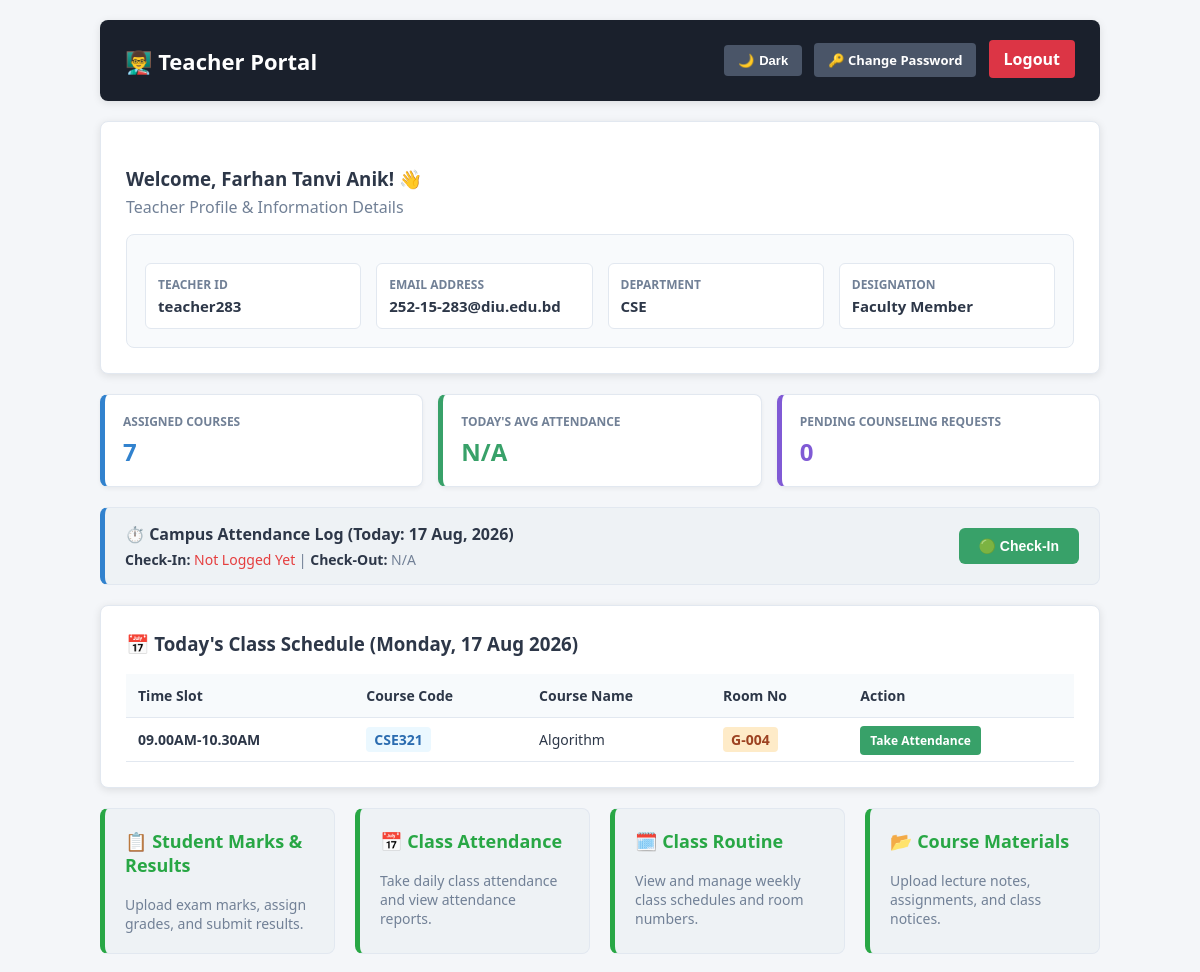
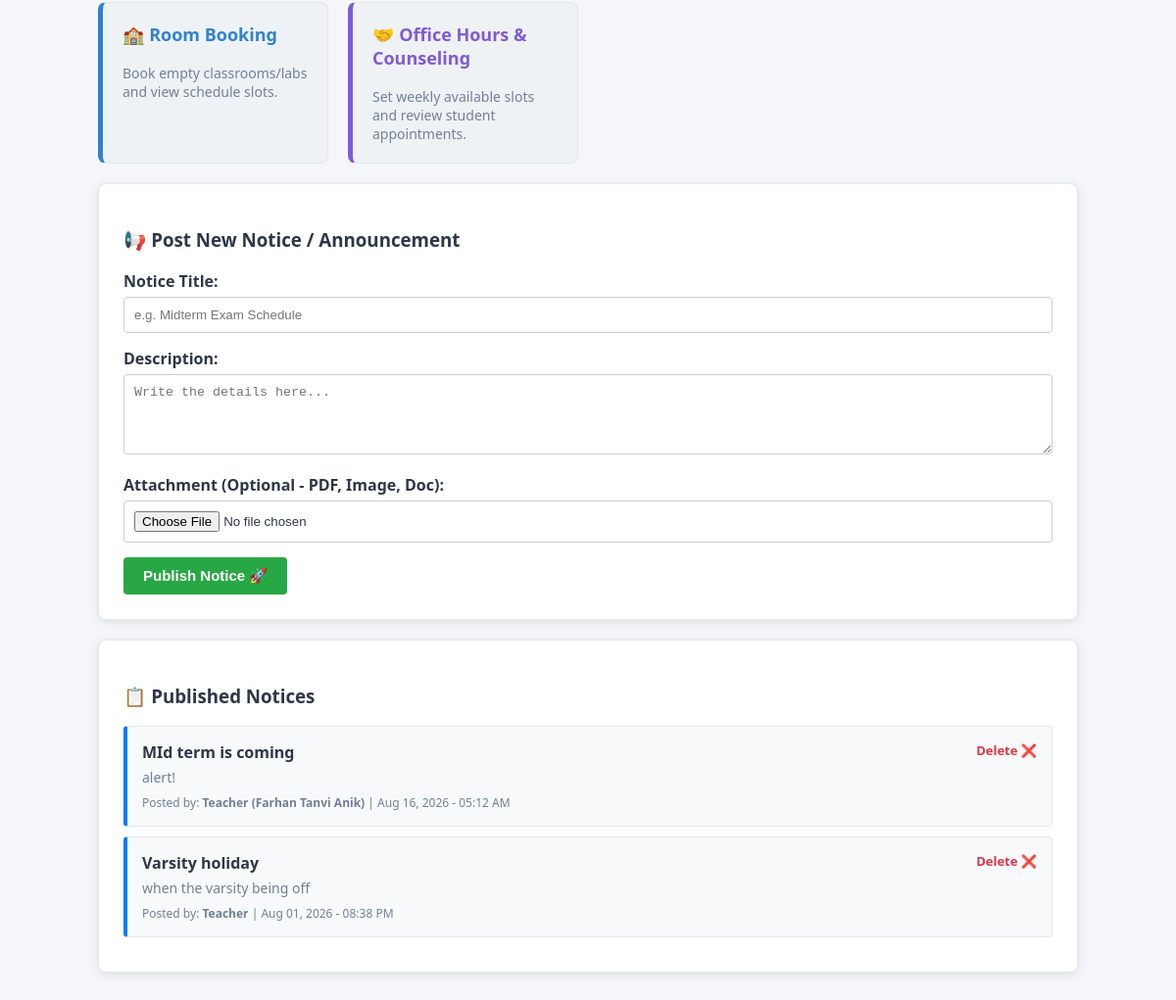
/teacher_dashboard.php (signed in), run on the app's committed database (2 pictures, top to bottom).
### tables this page shows
CREATE TABLE `teachers` (
  `id` int(11) NOT NULL,
  `teacher_id` varchar(50) NOT NULL,
  `name` varchar(100) NOT NULL,
  `email` varchar(100) NOT NULL,
  `department` varchar(50) DEFAULT 'CSE',
  `created_at` timestamp NOT NULL DEFAULT current_timestamp()
);

CREATE TABLE `routines` (
  `id` int(11) NOT NULL,
  `day` enum('Sunday','Monday','Tuesday','Wednesday','Thursday','Friday','Saturday') NOT NULL,
  `time_slot` varchar(50) NOT NULL,
  `course_code` varchar(20) NOT NULL,
  `course_name` varchar(100) NOT NULL,
  `room_no` varchar(20) NOT NULL,
  `teacher_name` varchar(100) NOT NULL
);

CREATE TABLE `notices` (
  `id` int(11) NOT NULL,
  `title` varchar(255) NOT NULL,
  `description` text NOT NULL,
  `file_name` varchar(255) DEFAULT NULL,
  `posted_by` varchar(100) DEFAULT 'Admin',
  `created_at` timestamp NOT NULL DEFAULT current_timestamp()
);

### teacher_dashboard.php (the view, shortened to what this page needs)
<?php
require_once 'config.php';
$username = $_SESSION['username'];
$teacher_info = [
    'teacher_id' => $username,
    'name'       => $username,
    'email'      => 'N/A',
    'department' => 'N/A',
    'designation'=> 'Faculty Member'
];
$t_stmt = $conn->prepare("SELECT * FROM teachers WHERE teacher_id = ?");
$t_stmt->bind_param("s", $username);
$t_stmt->execute();
$t_res = $t_stmt->get_result();
if ($t_row = $t_res->fetch_assoc()) {
    $teacher_info['name']       = !empty($t_row['name']) ? $t_row['name'] : $username;
    $teacher_info['email']      = !empty($t_row['email']) ? $t_row['email'] : 'N/A';
    $teacher_info['department'] = !empty($t_row['department']) ? $t_row['department'] : 'N/A';
}
$today_log = null;
$notices_result = $conn->query("SELECT * FROM notices ORDER BY created_at DESC");
$stmt_c = $conn->prepare("SELECT COUNT(*) as total FROM courses WHERE assigned_teacher = ?");
$stmt_c->bind_param("s", $username);
$stmt_c->execute();
$total_courses = $stmt_c->get_result()->fetch_assoc()['total'] ?? 0;
$avg_attendance = "N/A";
$today_day = date('l');
$stmt_routine = $conn->prepare("SELECT * FROM routines WHERE day = ? ORDER BY time_slot ASC");
$stmt_routine->bind_param("s", $today_day);
$stmt_routine->execute();
$today_classes = $stmt_routine->get_result();
$total_pending_appointments = 0;
$stmt_p = $conn->prepare("
    SELECT COUNT(b.id) as total_pending
    FROM slot_bookings b
    JOIN teacher_slots ts ON b.slot_id = ts.id
    WHERE ts.teacher_username = ? AND b.status = 'pending'
");
if ($stmt_p) {
    $stmt_p->bind_param("s", $username);
    $stmt_p->execute();
    $p_res = $stmt_p->get_result()->fetch_assoc();
    $total_pending_appointments = $p_res['total_pending'] ?? 0;
}
?>
<!DOCTYPE html>
<html lang="en">
<head>
</head>
<body>
<div class="container">
    <div class="card header">
        <h2>👨‍🏫 Teacher Portal</h2>
        <div>
            <button id="themeToggle" class="theme-toggle-btn">
                <span id="themeIcon">🌙</span> <span id="themeText">Dark</span>
            </button>
            <a href="change_password.php" style="background: #4a5568; color: white; padding: 8px 14px; text-decoration: none; border-radius: 4px; font-weight: bold; font-size: 13px; margin-right: 8px;">🔑 Change Password</a>
            <a href="logout.php" class="btn-logout">Logout</a>
        </div>
    </div>
    <div class="card">
        <h3 style="margin-bottom: 5px;">Welcome, <?php echo htmlspecialchars($teacher_info['name']); ?>! 👋</h3>
        <p style="margin-top: 0; color: var(--sub-text);">Teacher Profile & Information Details</p>
        <div class="profile-container">
            <div class="profile-grid">
                <div class="profile-item">
                    <span>Teacher ID</span>
                    <p><?php echo htmlspecialchars($teacher_info['teacher_id']); ?></p>
                </div>
                <div class="profile-item">
                    <span>Email Address</span>
                    <p><?php echo htmlspecialchars($teacher_info['email']); ?></p>
                </div>
                <div class="profile-item">
                    <span>Department</span>
                    <p><?php echo htmlspecialchars($teacher_info['department']); ?></p>
                </div>
                <div class="profile-item">
                    <span>Designation</span>
                    <p><?php echo htmlspecialchars($teacher_info['designation']); ?></p>
                </div>
            </div>
        </div>
    </div>
    <div class="stats-grid">
        <div class="stat-card">
            <div class="stat-label">Assigned Courses</div>
            <div class="stat-number" style="color: #3182ce;"><?php echo $total_courses; ?></div>
        </div>
        <div class="stat-card green">
            <div class="stat-label">Today's Avg Attendance</div>
            <div class="stat-number" style="color: #38a169;"><?php echo $avg_attendance; ?></div>
        </div>
        <div class="stat-card purple">
            <div class="stat-label">Pending Counseling Requests</div>
            <div class="stat-number" style="color: #805ad5;"><?php echo $total_pending_appointments; ?></div>
        </div>
    </div>
    <div class="checkin-card">
        <div class="checkin-info">
            <h4 style="margin:0 0 5px 0; color: var(--text-color);">⏱️ Campus Attendance Log (Today: <?php echo date('d M, Y'); ?>)</h4>
            <p>
                <b>Check-In:</b> <?php echo (!empty($today_log['check_in_time'])) ? date('h:i A', strtotime($today_log['check_in_time'])) : '<span style="color:#e53e3e;">Not Logged Yet</span>'; ?> |
                <b>Check-Out:</b> <?php echo (!empty($today_log['check_out_time'])) ? date('h:i A', strtotime($today_log['check_out_time'])) : '<span style="color:var(--sub-text);">N/A</span>'; ?>
            </p>
        </div>
        <div>
            <form action="" method="POST" style="margin:0;">
                <?php if (!$today_log): ?>
                    <button type="submit" name="action_check_in" class="btn-checkin">🟢 Check-In</button>
                <?php elseif (empty($today_log['check_out_time'])): ?>
                    <button type="submit" name="action_check_out" class="btn-checkout">🔴 Check-Out</button>
                <?php else: ?>
                    <span style="background: #38a169; color: white; padding: 6px 12px; border-radius: 4px; font-weight: bold; font-size: 13px;">✅ Logged for Today</span>
                <?php endif; ?>
            </form>
        </div>
    </div>
    <div class="card">
        <h3 style="margin-top: 0;">📅 Today's Class Schedule (<?php echo date('l, d M Y'); ?>)</h3>
        <?php if ($today_classes && $today_classes->num_rows > 0): ?>
            <table>
                <thead>
                    <tr>
                        <th>Time Slot</th>
                        <th>Course Code</th>
                        <th>Course Name</th>
                        <th>Room No</th>
                        <th>Action</th>
                    </tr>
                </thead>
                <tbody>
                    <?php while ($class = $today_classes->fetch_assoc()): ?>
                        <tr>
                            <td><b><?php echo htmlspecialchars($class['time_slot']); ?></b></td>
                            <td><span style="background: #ebf8ff; color: #2b6cb0; padding: 3px 8px; border-radius: 4px; font-weight: bold;"><?php echo htmlspecialchars($class['course_code']); ?></span></td>
                            <td><?php echo htmlspecialchars($class['course_name']); ?></td>
                            <td><span style="background: #feebc8; color: #9c4221; padding: 3px 8px; border-radius: 4px; font-weight: bold;"><?php echo htmlspecialchars($class['room_no']); ?></span></td>
                            <td>
                                <a href="take_attendance.php?course=<?php echo urlencode($class['course_code']); ?>" class="btn-action">Take Attendance</a>
                            </td>
                        </tr>
                    <?php endwhile; ?>
                </tbody>
            </table>
        <?php else: ?>
            <p style="color: var(--sub-text); margin: 10px 0 0 0;">🎉 No classes scheduled for today (<?php echo $today_day; ?>)!</p>
        <?php endif; ?>
    </div>
    <div class="grid">
        <div class="box">
            <h3>📋 <a href="manage_marks.php">Student Marks & Results</a></h3>
            <p>Upload exam marks, assign grades, and submit results.</p>
        </div>
        <div class="box">
            <h3>📅 <a href="take_attendance.php">Class Attendance</a></h3>
            <p>Take daily class attendance and view attendance reports.</p>
        </div>
        <div class="box">
            <h3>🗓️ <a href="manage_routine.php">Class Routine</a></h3>
            <p>View and manage weekly class schedules and room numbers.</p>
        </div>
        <div class="box">
            <h3>📂 <a href="teacher_materials.php">Course Materials</a></h3>
            <p>Upload lecture notes, assignments, and class notices.</p>
        </div>
        <div class="box" style="border-left-color: #3182ce;">
            <h3>🏫 <a href="room_booking.php" style="color: #3182ce;">Room Booking</a></h3>
            <p>Book empty classrooms/labs and view schedule slots.</p>
        </div>
        <div class="box" style="border-left-color: #805ad5;">
            <h3>🤝 <a href="teacher_slots.php" style="color: #805ad5;">Office Hours & Counseling</a></h3>
            <p>Set weekly available slots and review student appointments.</p>
        </div>
    </div>
    <div class="card">
        <h3>📢 Post New Notice / Announcement</h3>
        <form action="" method="POST" enctype="multipart/form-data">
            <div class="form-group">
                <label>Notice Title:</label>
                <input type="text" name="title" placeholder="e.g. Midterm Exam Schedule" required>
            </div>
            <div class="form-group">
                <label>Description:</label>
                <textarea name="description" rows="4" placeholder="Write the details here..." required></textarea>
            </div>
            <div class="form-group">
                <label>Attachment (Optional - PDF, Image, Doc):</label>
                <input type="file" name="attachment">
            </div>
            <button type="submit" name="post_notice" class="btn-submit">Publish Notice 🚀</button>
        </form>
    </div>
    <div class="card">
        <h3>📋 Published Notices</h3>
        <?php if ($notices_result && $notices_result->num_rows > 0): ?>
            <?php while ($notice = $notices_result->fetch_assoc()): ?>
                <div class="notice-item">
                    <a href="teacher_dashboard.php?delete_id=<?php echo $notice['id']; ?>" class="btn-delete" onclick="return confirm('Are you sure you want to delete this notice?');">Delete ❌</a>
                    <h4><?php echo htmlspecialchars($notice['title']); ?></h4>
                    <p><?php echo nl2br(htmlspecialchars($notice['description'])); ?></p>
                    <div class="notice-meta">
                        Posted by: <b><?php echo htmlspecialchars($notice['posted_by']); ?></b> |
                        <?php echo date('M d, Y - h:i A', strtotime($notice['created_at'])); ?>
                    </div>
                </div>
            <?php endwhile; ?>
        <?php else: ?>
            <p style="color: var(--sub-text);">No notices posted yet.</p>
        <?php endif; ?>
    </div>
</div>
</body>
</html>

### data on the page
teachers: name "Farhan Tanvi Anik", teacher "teacher283", email "252-15-283@diu.edu.bd", department "CSE"
routines: time_slot "09.00AM-10.30AM", course_code "CSE321", course_name "Algorithm", room_no "G-004"
notices: title "MId term is coming", description "alert!", posted_by "Teacher (Farhan Tanvi Anik)", created_at "Aug 16, 2026 - 05:12 AM"
notices: title "Varsity holiday", description "when the varsity being off", posted_by "Teacher", created_at "Aug 01, 2026 - 08:38 PM"

### other printed values
$teacher_info['designation'] "Faculty Member"
$total_courses "7"
$avg_attendance "N/A"
$total_pending_appointments "0"
